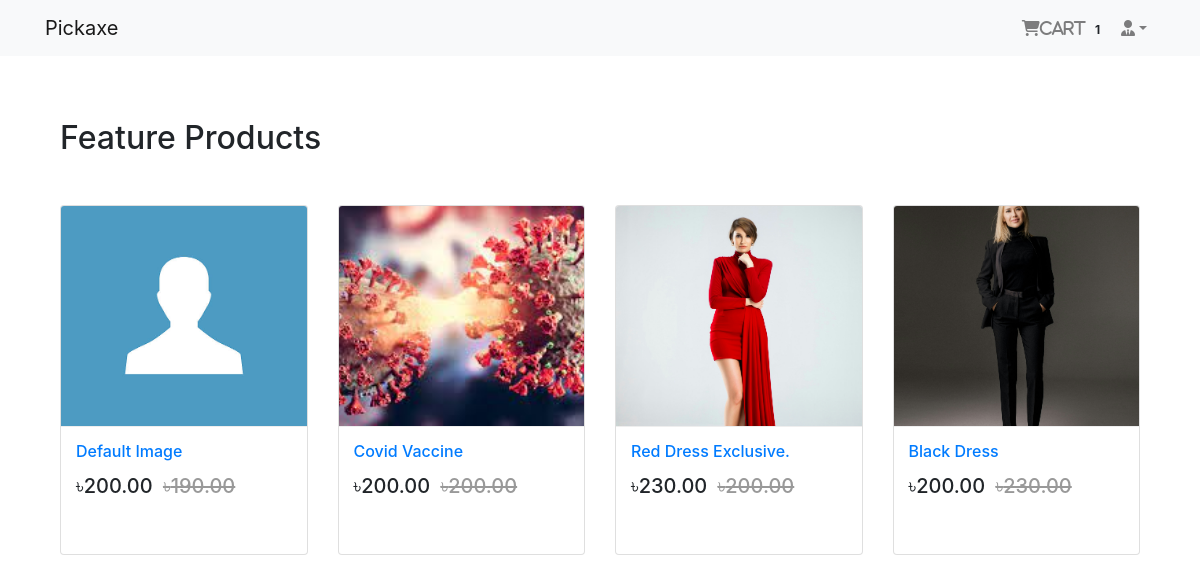
/ (signed in), run on the app's committed database.
### login_app/models.py (models this page shows, shortened)
class User(AbstractBaseUser, PermissionsMixin):
    email = models.EmailField(unique=True, null=False)
    is_staff = models.BooleanField(
        gettext_lazy('staff status'),
        default=False,
        help_text=gettext_lazy('Designates whether the user can log in this site')
    )
    is_active = models.BooleanField(
        gettext_lazy('active'),
        default=True,
        help_text=gettext_lazy(
            'Designates whether this user should be treated as active. Unselect this instead of deleting')
    )
    USERNAME_FIELD = 'email'
    object = MyUserManager()

### order_app/models.py (models this page shows, shortened)
class Order(models.Model):
    order_items = models.ManyToManyField(Cart)
    user = models.ForeignKey(settings.AUTH_USER_MODEL,on_delete=models.CASCADE)
    ordered = models.BooleanField(default=False)
    created = models.DateTimeField(auto_now_add=True)
    paymentId = models.CharField(max_length=264, blank=True,null=True)
    orderId = models.CharField(max_length=200, blank=True,null=True)

### shop_app/models.py (models this page shows, shortened)
class Product(models.Model):
    main_image = models.ImageField(upload_to='products/')
    name = models.CharField(max_length=264)
    category = models.ForeignKey(Category, on_delete=models.CASCADE, related_name='category')
    preview_text = models.TextField(max_length=200, verbose_name='Preview Text')
    detail_text = models.TextField(max_length=1000, verbose_name='Description')
    price = models.FloatField()
    old_price = models.FloatField(default=0.00)
    created = models.DateTimeField(auto_now_add=True)
    class Meta:
        ordering = ['-created',]

### shop_app/views.py (the view)
# urls.py: path('', views.Home.as_view(), name='home'),
class Home(ListView):
    model = Product
    template_name = 'shop_app/home.html'

### order_app/templatetags/cart_tag.py (called while the page is built)
@register.filter
def cart_total(user):
    order = Order.objects.filter(user=user, ordered=False)
    if order.exists():
        return order[0].order_items.count()
    else:
        return 0

### templates/shop_app/home.html
{% extends 'base.html' %}
{% block body_block %}
    <div class="container my-5">
        <h2 class="my-5">Feature Products</h2>
        <div class="row">
            {% for object in object_list %}
                <div class="col-md-6 col-sm-12 col-lg-3">
                    <figure class="card card-product">
                        <div class="img-wrap">
                            <img src="{{ object.main_image.url }}" style="width: 100%;height: 300px" alt="">
                        </div>
                        <figcaption class="info-wrap">
                            <h6 class="title"><a href="{% url 'shop_app:product-detail' object.id %}">{{ object.name }}</a></h6>
                            <div class="action-wrap">
                                <div class="price-wrap h5">
                                <span class="price-new">&#2547;{{ object.price|floatformat:2 }}</span>
                                <span class="price-old"><del>&#2547;{{ object.old_price|floatformat:2 }}</del></span>
                            </div>
                            </div>
                        </figcaption>
                    </figure>
                </div>
            {% endfor %}
        </div>
    </div>
{% endblock %}

### templates/navbar.html (shortened to what this page needs)
{% load cart_tag %}
<nav class="navbar navbar-expand-lg navbar-light bg-light">
    <nav class="container">
        <a class="navbar-brand" href="{% url 'shop_app:home' %}">Pickaxe</a>
        <div class="collapse navbar-collapse" id="navbarNav">
            <ul class="navbar-nav ml-auto">
                {% if request.user.is_authenticated %}
                    <li class="nav-item">
                    <a href="{% url 'order_app:cart-view' %}" class="nav-link">
                        <i class="fa fa-shopping-cart">Cart</i>
                        <span class="badge badge-light">{{ request.user | cart_total }}</span>
                    </a>
                    </li>
                    <li class="nav-item dropdown">
                        <a class="nav-link dropdown-toggle" href="#" id="navbarDropdown" role="button"
                           data-toggle="dropdown"
                           aria-haspopup="true" aria-expanded="false"><i
                                class="fas fa-user-tie"></i>{{ reuquest.user.profile.username }}</a>
                    </li>
                {% else %}
                    <li class="nav-item">
                    <a href="{% url 'login_app:login' %}" class="btn btn-primary">Login</a>
                    </li>
                {% endif %}
            </ul>
        </div>
    </nav>
</nav>

### templates/base.html (style rules this page uses)
.card { height: 350px; }
.card-product:after { content: ""; display: table; clear: both; visibility: hidden; }
.card-product .price-new, .card-product .pirce { margin-right: 5px; }
.card-product .price-old { color: #999; }
.card-product .img-wrap { border-radius: 3px 3px 0 0; overflow: hidden; position: relative; height: 220px; text-align: center; }
.card-product .img-wrap img { max-height: 100%; max-width: 100%; object-fit: cover; }
.card-product .info-wrap { overflow: hidden; padding: 15px; border-top: 1px solid #eee; }
.card-product .action-wrap { padding-top: 4px; margin-top: 4px; }
.card-product .title { margin-top: 0px; }

### data on the page
User: user|cart_total "1"
Product: main_image (placeholder picture), name "Default Image", price "200.00", old_price "190.00"
Product: main_image (picture), name "Covid Vaccine", price "200.00", old_price "200.00"
Product: main_image (picture), name "Red Dress Exclusive.", price "230.00", old_price "200.00"
Product: main_image (picture), name "Black Dress", price "200.00", old_price "230.00"
